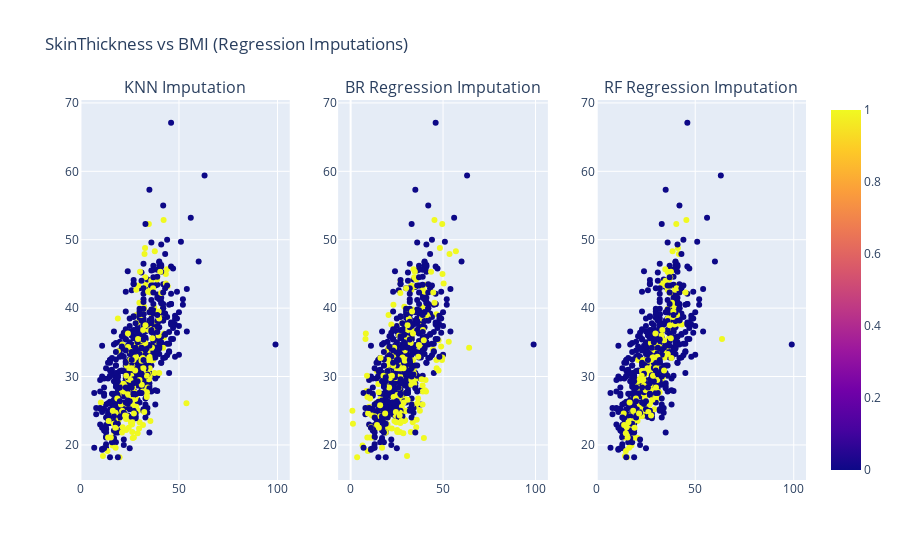

Notebook code cell kept with this figure:
### Code cell
fig = make_subplots(rows=1, cols=3, shared_xaxes=False, subplot_titles=("KNN Imputation", "BR Regression Imputation", "RF Regression Imputation"))
fig.add_trace(fig_knn['data'][0], row=1, col=1)
fig.add_trace(fig_br['data'][0], row=1, col=2)
fig.add_trace(fig_rf['data'][0], row=1, col=3)
fig.update_layout(title="SkinThickness vs BMI (Regression Imputations)")
fig.show()

### Figure 1 — Plotly figure (JSON) as saved in the notebook; plotly's stock layout.template omitted (floating-point values rounded to 4 significant figures; data arrays with more than 128 entries replaced by an {"elided": "..."} marker saying what was removed)
{"data": [{"hovertemplate": "SkinThickness=%{x}<br>BMI=%{y}<br>color=%{marker.color}<extra></extra>", "legendgroup": "", "marker": {"color": {"elided": "752 int values"}, "coloraxis": "coloraxis", "symbol": "circle"}, "mode": "markers", "name": "", "orientation": "v", "showlegend": false, "type": "scatter", "x": {"elided": "752 float values"}, "xaxis": "x", "y": {"elided": "752 float values"}, "yaxis": "y"}, {"hovertemplate": "SkinThickness=%{x}<br>BMI=%{y}<br>color=%{marker.color}<extra></extra>", "legendgroup": "", "marker": {"color": {"elided": "752 int values"}, "coloraxis": "coloraxis", "symbol": "circle"}, "mode": "markers", "name": "", "orientation": "v", "showlegend": false, "type": "scatter", "x": {"elided": "752 float values"}, "xaxis": "x2", "y": {"elided": "752 float values"}, "yaxis": "y2"}, {"hovertemplate": "SkinThickness=%{x}<br>BMI=%{y}<br>color=%{marker.color}<extra></extra>", "legendgroup": "", "marker": {"color": {"elided": "752 int values"}, "coloraxis": "coloraxis", "symbol": "circle"}, "mode": "markers", "name": "", "orientation": "v", "showlegend": false, "type": "scatter", "x": {"elided": "752 float values"}, "xaxis": "x3", "y": {"elided": "752 float values"}, "yaxis": "y3"}], "layout": {"annotations": [{"font": {"size": 16}, "showarrow": false, "text": "KNN Imputation", "x": 0.1444, "xanchor": "center", "xref": "paper", "y": 1, "yanchor": "bottom", "yref": "paper"}, {"font": {"size": 16}, "showarrow": false, "text": "BR Regression Imputation", "x": 0.5, "xanchor": "center", "xref": "paper", "y": 1, "yanchor": "bottom", "yref": "paper"}, {"font": {"size": 16}, "showarrow": false, "text": "RF Regression Imputation", "x": 0.8556, "xanchor": "center", "xref": "paper", "y": 1, "yanchor": "bottom", "yref": "paper"}], "title": {"text": "SkinThickness vs BMI (Regression Imputations)"}, "xaxis": {"anchor": "y", "domain": [0, 0.2889]}, "xaxis2": {"anchor": "y2", "domain": [0.3556, 0.6444]}, "xaxis3": {"anchor": "y3", "domain": [0.7111, 1]}, "yaxis": {"anchor": "x", "domain": [0, 1]}, "yaxis2": {"anchor": "x2", "domain": [0, 1]}, "yaxis3": {"anchor": "x3", "domain": [0, 1]}}}
